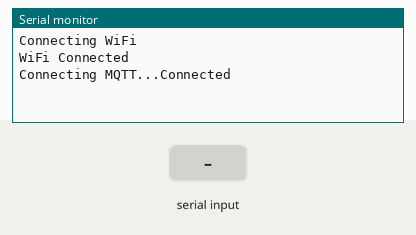
Recording of a sketch running on a simulated STM32 Black Pill. Shown: the last lines printed to the serial monitor. The inputs (shaded band) are chosen by the test bench. WiFi joins after 1.5 s; servers stay silent unless stated; no MQTT or app messages arrive unless stated.

Above: at 2.7 s.
2.8 s: "1\n" received over Serial
At 4.0 s:
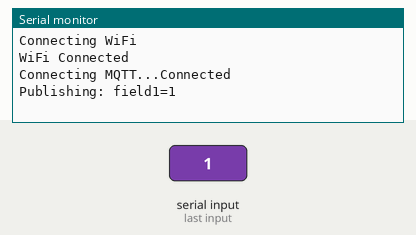
4.3 s: "0\n" received over Serial
At 5.4 s:
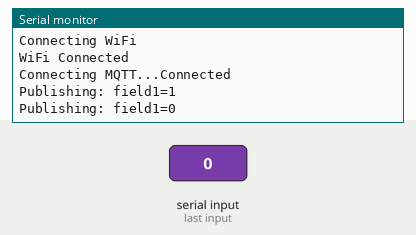
5.8 s: "2\n" received over Serial
At 6.6 s:
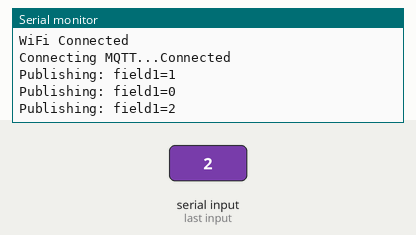

The sketch:

NodeMCU_Basic.ino
```cpp
/*void setup() {
  Serial.begin(115200);   // UART from STM32
}

void loop() {
  if (Serial.available()) {
    String data = Serial.readStringUntil('\n');
    Serial.println("Received: " + data);
  }
}*/
#include <ESP8266WiFi.h>
#include <PubSubClient.h>

/* ---------- WIFI ---------- */
const char* ssid = "UnitedPG202";
const char* password = "United202";

/* ---------- THINGSPEAK MQTT ---------- */
const char* mqttServer = "mqtt3.thingspeak.com";
const int mqttPort = 1883;

const char* mqttUsername = "3240173";          // CHANNEL ID
const char* mqttPassword = "UICUKHX86UTWK1CG"; // WRITE API KEY

/* ---------- OBJECTS ---------- */
WiFiClient espClient;
PubSubClient client(espClient);

/* ---------- WIFI CONNECT ---------- */
void connectWiFi() {
  WiFi.begin(ssid, password);
  Serial.print("Connecting WiFi");
  while (WiFi.status() != WL_CONNECTED) {
    delay(500);
    Serial.print(".");
  }
  Serial.println("\nWiFi Connected");
}

/* ---------- MQTT CONNECT ---------- */
void connectMQTT() {
  while (!client.connected()) {
    Serial.print("Connecting MQTT...");
    if (client.connect("STM32_NodeMCU", mqttUsername, mqttPassword)) {
      Serial.println("Connected");
    } else {
      Serial.print("Failed, rc=");
      Serial.println(client.state());
      delay(3000);
    }
  }
}

/* ---------- SETUP ---------- */
void setup() {
  Serial.begin(115200);   // STM32 → ESP UART
  connectWiFi();
  client.setServer(mqttServer, mqttPort);
}

/* ---------- LOOP ---------- */
void loop() {

  if (!client.connected()) {
    connectMQTT();
  }
  client.loop();

  if (Serial.available()) {
    String data = Serial.readStringUntil('\n');
    data.trim();

    if (data.length() > 0) {
      String payload = "field1=" + data;

      Serial.print("Publishing: ");
      Serial.println(payload);

      client.publish(
        "channels/3240173/publish",
        payload.c_str()
      );
    }
  }
}
```

Measured:
- after the input at 2.8 s, the serial monitor: prints a new line at once (image 1)
- after the input at 4.3 s, the serial monitor: prints a new line at once (image 2)
- after the input at 5.8 s, the serial monitor: prints a new line at once (image 3)
